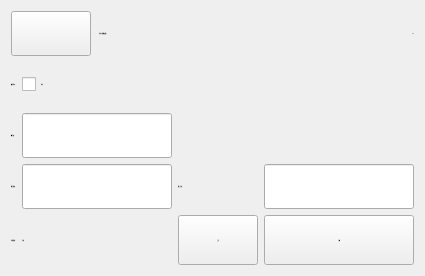
        <widget class="QWidget" name="PageReleaseRun">
         <layout class="QGridLayout" name="gridLayout_8">
          <item row="0" column="0" colspan="4">
           <layout class="QHBoxLayout" name="horizontalLayout_7">
            <item>
             <widget class="QPushButton" name="BtnWasteSync">
              <property name="minimumSize">
               <size>
                <width>80</width>
                <height>45</height>
               </size>
              </property>
              <property name="maximumSize">
               <size>
                <width>150</width>
                <height>45</height>
               </size>
              </property>
              <property name="text">
               <string/>
              </property>
              <property name="icon">
               <iconset resource="xPad.qrc">
                <normaloff>:/img/32X32/Sync.png</normaloff>:/img/32X32/Sync.png</iconset>
              </property>
              <property name="iconSize">
               <size>
                <width>48</width>
                <height>48</height>
               </size>
              </property>
             </widget>
            </item>
            <item>
             <widget class="QLabel" name="labelWaste">
              <property name="minimumSize">
               <size>
                <width>0</width>
                <height>45</height>
               </size>
              </property>
              <property name="maximumSize">
               <size>
                <width>16777215</width>
                <height>45</height>
               </size>
              </property>
              <property name="font">
               <font>
                <family>微软雅黑</family>
                <pointsize>-1</pointsize>
                <weight>50</weight>
                <italic>false</italic>
                <bold>false</bold>
               </font>
              </property>
              <property name="text">
               <string>       放水口参数设置</string>
              </property>
              <property name="alignment">
               <set>Qt::AlignCenter</set>
              </property>
             </widget>
            </item>
            <item>
             <spacer name="horizontalSpacer_6">
              <property name="orientation">
               <enum>Qt::Horizontal</enum>
              </property>
              <property name="sizeHint" stdset="0">
               <size>
                <width>40</width>
                <height>20</height>
               </size>
              </property>
             </spacer>
            </item>
            <item>
             <widget class="QLabel" name="label_4">
              <property name="font">
               <font>
                <family>微软雅黑</family>
                <pointsize>-1</pointsize>
                <weight>50</weight>
                <italic>false</italic>
                <bold>false</bold>
               </font>
              </property>
              <property name="text">
               <string>6/6</string>
              </property>
              <property name="alignment">
               <set>Qt::AlignRight|Qt::AlignTrailing|Qt::AlignVCenter</set>
              </property>
             </widget>
            </item>
           </layout>
          </item>
          <item row="1" column="0">
           <widget class="QLabel" name="labelWasteRotate">
            <property name="minimumSize">
             <size>
              <width>0</width>
              <height>45</height>
             </size>
            </property>
            <property name="maximumSize">
             <size>
              <width>16777215</width>
              <height>45</height>
             </size>
            </property>
            <property name="font">
             <font>
              <family>微软雅黑</family>
              <pointsize>-1</pointsize>
              <weight>50</weight>
              <italic>false</italic>
              <bold>false</bold>
             </font>
            </property>
            <property name="text">
             <string>倒角状态：</string>
            </property>
           </widget>
          </item>
          <item row="1" column="1">
           <widget class="QCheckBox" name="checkBoxWasteRotate">
            <property name="minimumSize">
             <size>
              <width>0</width>
              <height>45</height>
             </size>
            </property>
            <property name="maximumSize">
             <size>
              <width>16777215</width>
              <height>45</height>
             </size>
            </property>
            <property name="font">
             <font>
              <family>微软雅黑</family>
              <pointsize>-1</pointsize>
              <weight>50</weight>
              <italic>false</italic>
              <bold>false</bold>
             </font>
            </property>
            <property name="text">
             <string>水平</string>
            </property>
           </widget>
          </item>
          <item row="2" column="0">
           <widget class="QLabel" name="labelWasteTrv">
            <property name="minimumSize">
             <size>
              <width>0</width>
              <height>20</height>
             </size>
            </property>
            <property name="maximumSize">
             <size>
              <width>16777215</width>
              <height>45</height>
             </size>
            </property>
            <property name="font">
             <font>
              <family>微软雅黑</family>
              <pointsize>-1</pointsize>
              <weight>50</weight>
              <italic>false</italic>
              <bold>false</bold>
             </font>
            </property>
            <property name="text">
             <string>横行轴：</string>
            </property>
           </widget>
          </item>
          <item row="2" column="1">
           <widget class="xLineEdit" name="BoxWasteTrv">
            <property name="sizePolicy">
             <sizepolicy hsizetype="Preferred" vsizetype="Fixed">
              <horstretch>0</horstretch>
              <verstretch>0</verstretch>
             </sizepolicy>
            </property>
            <property name="minimumSize">
             <size>
              <width>150</width>
              <height>45</height>
             </size>
            </property>
            <property name="maximumSize">
             <size>
              <width>150</width>
              <height>45</height>
             </size>
            </property>
            <property name="font">
             <font>
              <family>微软雅黑</family>
              <pointsize>-1</pointsize>
              <weight>50</weight>
              <italic>false</italic>
              <bold>false</bold>
             </font>
            </property>
            <property name="styleSheet">
             <string notr="true"/>
            </property>
            <property name="alignment">
             <set>Qt::AlignRight|Qt::AlignTrailing|Qt::AlignVCenter</set>
            </property>
            <property name="readOnly">
             <bool>true</bool>
            </property>
           </widget>
          </item>
          <item row="3" column="0">
           <widget class="QLabel" name="labelWasteRHor">
            <property name="minimumSize">
             <size>
              <width>0</width>
              <height>20</height>
             </size>
            </property>
            <property name="maximumSize">
             <size>
              <width>16777215</width>
              <height>45</height>
             </size>
            </property>
            <property name="font">
             <font>
              <family>微软雅黑</family>
              <pointsize>-1</pointsize>
              <weight>50</weight>
              <italic>false</italic>
              <bold>false</bold>
             </font>
            </property>
            <property name="text">
             <string>副引拔轴：</string>
            </property>
           </widget>
          </item>
          <item row="3" column="1">
           <widget class="xLineEdit" name="BoxWasteRHor">
            <property name="sizePolicy">
             <sizepolicy hsizetype="Preferred" vsizetype="Fixed">
              <horstretch>0</horstretch>
              <verstretch>0</verstretch>
             </sizepolicy>
            </property>
            <property name="minimumSize">
             <size>
              <width>150</width>
              <height>45</height>
             </size>
            </property>
            <property name="maximumSize">
             <size>
              <width>150</width>
              <height>45</height>
             </size>
            </property>
            <property name="font">
             <font>
              <family>微软雅黑</family>
              <pointsize>-1</pointsize>
              <weight>50</weight>
              <italic>false</italic>
              <bold>false</bold>
             </font>
            </property>
            <property name="styleSheet">
             <string notr="true"/>
            </property>
            <property name="alignment">
             <set>Qt::AlignRight|Qt::AlignTrailing|Qt::AlignVCenter</set>
            </property>
            <property name="readOnly">
             <bool>true</bool>
            </property>
           </widget>
          </item>
          <item row="3" column="2">
           <widget class="QLabel" name="labelWasteRVer">
            <property name="minimumSize">
             <size>
              <width>0</width>
              <height>20</height>
             </size>
            </property>
            <property name="maximumSize">
             <size>
              <width>16777215</width>
              <height>45</height>
             </size>
            </property>
            <property name="font">
             <font>
              <family>微软雅黑</family>
              <pointsize>-1</pointsize>
              <weight>50</weight>
              <italic>false</italic>
              <bold>false</bold>
             </font>
            </property>
            <property name="text">
             <string>副上下轴：</string>
            </property>
           </widget>
          </item>
          <item row="3" column="3">
           <widget class="xLineEdit" name="BoxWasteRVer">
            <property name="sizePolicy">
             <sizepolicy hsizetype="Preferred" vsizetype="Fixed">
              <horstretch>0</horstretch>
              <verstretch>0</verstretch>
             </sizepolicy>
            </property>
            <property name="minimumSize">
             <size>
              <width>150</width>
              <height>45</height>
             </size>
            </property>
            <property name="maximumSize">
             <size>
              <width>150</width>
              <height>45</height>
             </size>
            </property>
            <property name="font">
             <font>
              <family>微软雅黑</family>
              <pointsize>-1</pointsize>
              <weight>50</weight>
              <italic>false</italic>
              <bold>false</bold>
             </font>
            </property>
            <property name="styleSheet">
             <string notr="true"/>
            </property>
            <property name="alignment">
             <set>Qt::AlignRight|Qt::AlignTrailing|Qt::AlignVCenter</set>
            </property>
            <property name="readOnly">
             <bool>true</bool>
            </property>
           </widget>
          </item>
          <item row="4" column="0">
           <widget class="QLabel" name="labelWaste_2">
            <property name="font">
             <font>
              <family>微软雅黑</family>
              <pointsize>-1</pointsize>
              <weight>50</weight>
              <italic>false</italic>
              <bold>false</bold>
             </font>
            </property>
            <property name="text">
             <string>气动副臂：</string>
            </property>
           </widget>
          </item>
          <item row="4" column="1">
           <widget class="QLabel" name="labelWasteState">
            <property name="font">
             <font>
              <family>微软雅黑</family>
              <pointsize>-1</pointsize>
              <weight>50</weight>
              <italic>false</italic>
              <bold>false</bold>
             </font>
            </property>
            <property name="text">
             <string>下降</string>
            </property>
           </widget>
          </item>
          <item row="4" column="2">
           <widget class="xIndicatorButton" name="btnAsc_2">
            <property name="minimumSize">
             <size>
              <width>80</width>
              <height>50</height>
             </size>
            </property>
            <property name="maximumSize">
             <size>
              <width>16777215</width>
              <height>50</height>
             </size>
            </property>
            <property name="font">
             <font>
              <family>微软雅黑</family>
              <pointsize>-1</pointsize>
              <weight>50</weight>
              <italic>false</italic>
              <bold>false</bold>
             </font>
            </property>
            <property name="text">
             <string>上升</string>
            </property>
            <property name="iconOn" stdset="0">
             <iconset resource="xPad.qrc">
              <normaloff>:/img/widget/buttonOn.png</normaloff>:/img/widget/buttonOn.png</iconset>
            </property>
            <property name="iconOff" stdset="0">
             <iconset resource="xPad.qrc">
              <normaloff>:/img/widget/buttonOff.png</normaloff>:/img/widget/buttonOff.png</iconset>
            </property>
            <property name="contentAlignLeft" stdset="0">
             <bool>true</bool>
            </property>
           </widget>
          </item>
          <item row="4" column="3">
           <widget class="xIndicatorButton" name="btnDec_2">
            <property name="minimumSize">
             <size>
              <width>80</width>
              <height>50</height>
             </size>
            </property>
            <property name="maximumSize">
             <size>
              <width>16777215</width>
              <height>50</height>
             </size>
            </property>
            <property name="font">
             <font>
              <family>微软雅黑</family>
              <pointsize>-1</pointsize>
              <weight>50</weight>
              <italic>false</italic>
              <bold>false</bold>
             </font>
            </property>
            <property name="text">
             <string>下降</string>
            </property>
            <property name="iconOn" stdset="0">
             <iconset resource="xPad.qrc">
              <normaloff>:/img/widget/buttonOn.png</normaloff>:/img/widget/buttonOn.png</iconset>
            </property>
            <property name="iconOff" stdset="0">
             <iconset resource="xPad.qrc">
              <normaloff>:/img/widget/buttonOff.png</normaloff>:/img/widget/buttonOff.png</iconset>
            </property>
            <property name="contentAlignLeft" stdset="0">
             <bool>true</bool>
            </property>
           </widget>
          </item>
         </layout>
        </widget>
